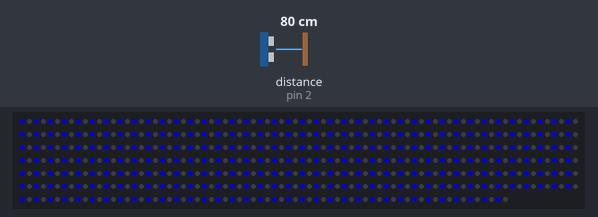
The sketch below on a simulated Arduino Uno, built with avr-gcc and run on an emulated ATmega328P. Shown: 550 RGB LEDs in strip order, left to right, continuing on the next row. The inputs (shaded band) are chosen by the test bench; at power-on: distance to the obstacle (sensor on pin 2) 80 cm. The echo pulse lasts 58.3 µs per cm; dim RGB values are drawn brighter than linear.

Above: at 0.1 s.
At 20.1 s:
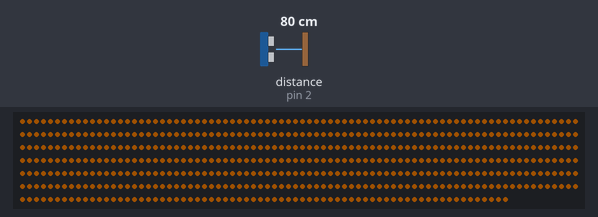
At 80.0 s:
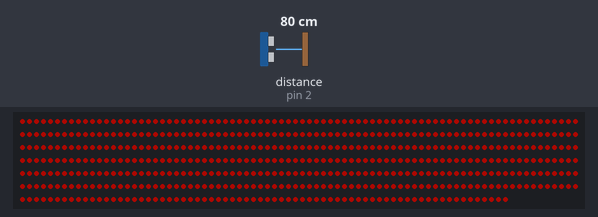

The sketch:

ButtonMiddleTree.ino
```cpp
#include <Adafruit_NeoPixel.h>
#ifdef __AVR__
#include <avr/power.h> // Required for 16 MHz Adafruit Trinket
#endif

// Which pin on the Arduino is connected to the NeoPixels?
// On a Trinket or Gemma we suggest changing this to 1:
#define LED_PIN    6

// How many NeoPixels are attached to the Arduino?
#define LED_COUNT 550

// Declare our NeoPixel strip object:
Adafruit_NeoPixel strip(LED_COUNT, LED_PIN, NEO_GRB + NEO_KHZ800);
// Argument 1 = Number of pixels in NeoPixel strip
// Argument 2 = Arduino pin number (most are valid)
// Argument 3 = Pixel type flags, add together as needed:
//   NEO_KHZ800  800 KHz bitstream (most NeoPixel products w/WS2812 LEDs)
//   NEO_KHZ400  400 KHz (classic 'v1' (not v2) FLORA pixels, WS2811 drivers)
//   NEO_GRB     Pixels are wired for GRB bitstream (most NeoPixel products)
//   NEO_RGB     Pixels are wired for RGB bitstream (v1 FLORA pixels, not v2)
//   NEO_RGBW    Pixels are wired for RGBW bitstream (NeoPixel RGBW products)


//Values used to test, without loosing the calibrated values
//unsigned long gunshotTime[] = {51800, 69100, 112000, 275000};
//unsigned long gunshotEnd[] = {55800, 73000, 116000};

//Papa Bois Values: values needed to be calibrated taking into account that the pixels take roughly 5 secs to change
unsigned long gunshotTime[] = {39200, 51500, 79900, 150000};
unsigned long gunshotEnd[] = {43000, 55500, 83200};

//RGB Values of the NeoPixels
int Rcolor, Gcolor, Bcolor, treeBright;
int UltraRcolor, UltraGcolor, UltraBcolor, UltraTreeBright;

const int ledPin =  8;// the number of the LED pin

// Variables will change:
boolean gunRing = false;       // boolean used to determine whether to prioritise sound values or ultrasonic values

const int pingPin = 3; // Trigger Pin of Ultrasonic Sensor
const int echoPin = 2; // Echo Pin of Ultrasonic Sensor

unsigned long UltraPreviousMillis = 0;

const long UltraInterval = 100;


void setup() {
  // put your setup code here, to run once:

//  Serial.begin(9600);
  Rcolor = 0;
  Gcolor = 150;
  Bcolor = 0;
  treeBright = 50;

  UltraRcolor = 0;
  UltraGcolor = 150;
  UltraBcolor = 0;
  UltraTreeBright = 150;

#if defined(__AVR_ATtiny85__) && (F_CPU == 16000000)
  clock_prescale_set(clock_div_1);
#endif
  // END of Trinket-specific code.

  strip.begin();           // INITIALIZE NeoPixel strip object (REQUIRED)

  // initiating with blue and giving a delay so as to set up all the trees before the music starts
  for (int i = 0; i < strip.numPixels(); i += 2) {
    strip.setPixelColor(i, strip.Color(0, 0, 150));
  }
  strip.show();
  //  Turn OFF all pixels ASAP
  strip.setBrightness(treeBright); // Set BRIGHTNESS to about 1/5 (max = 255)

  pinMode(echoPin, INPUT);

  delay(20000);
}

void loop() {
  // put your main code here, to run repeatedly:


  CheckTime();
  ultraSonicMeasure();
  DistPix(strip.Color(UltraRcolor,   UltraGcolor,   UltraBcolor)); // Red);
  //  SoundPix(strip.Color(Rcolor,   Gcolor,   Bcolor)); // Red

}


//Checks the time of millis and change color when the gun shot rings (coded to music)
void CheckTime() {
  unsigned long currentMillis = millis();

  int i = 0;

  //    if (i<3) {
  for (int i = 0; i < 3; i++) {
    if (currentMillis > gunshotTime[i] && currentMillis < gunshotEnd[i]) {
      gunRing = true;
      UltraRcolor = 255;
      UltraGcolor = 15;
      UltraBcolor = 0;
      //      ledState = HIGH;
      treeBright = 50 * (i + 2);
    } else if (currentMillis > gunshotEnd[i] && currentMillis < gunshotTime[i + 1]) {
      gunRing = false;
    }
  }
  //      i++;
}
//}

//Measures how far someone is from the tree
void ultraSonicMeasure() {

  unsigned long UltraCurrentMillis = millis();

  if (UltraCurrentMillis - UltraPreviousMillis >= UltraInterval) {
    UltraPreviousMillis = UltraCurrentMillis;

    long duration, inches, cm;
    pinMode(pingPin, OUTPUT);
    digitalWrite(pingPin, LOW);
    delayMicroseconds(2);
    digitalWrite(pingPin, HIGH);
    delayMicroseconds(10);
    digitalWrite(pingPin, LOW);

    duration = pulseIn(echoPin, HIGH);
    inches = microsecondsToInches(duration);
    cm = microsecondsToCentimeters(duration);

//    Serial.println(cm);

    //    if (gunRing == false) {

    //      for (int i = 1; i < strip.numPixels(); i += 2) { // For each pixel...

    if (cm <= 100 && gunRing == false) {
      // pixels.Color() takes RGB values, from 0,0,0 up to 255,255,255
      // Here we're using a moderately bright green color:

      UltraRcolor = map(cm, 50, 5, 200, 255);
      UltraGcolor = map(cm, 50, 5, 50, 0);

    }

    else  if (cm > 100 && gunRing == false) {
      UltraRcolor = 0;
      UltraGcolor = 150;
      UltraBcolor = 0;
      //      ledState = LOW;
      treeBright = 50;
    }

  }

}


//UPDATED: Shows all the pixels:
//Displays the odd pixels based on distance
void DistPix(uint32_t color) {
  for (int i = 0; i < strip.numPixels(); i ++) { // For each pixel in strip...
    strip.setPixelColor(i, color);         //  Set pixel's color (in RAM)
    //    strip.show();                          //  Update strip to match
    //    delay(wait);                           //  Pause for a moment
    //    strip.setBrightness(UltraTreeBright);
  }
  strip.show();
}

//turns microseconds to inches and centimeters
long microsecondsToInches(long microseconds) {
  return microseconds / 74 / 2;
}

long microsecondsToCentimeters(long microseconds) {
  return microseconds / 29 / 2;
}
```

Measured:
- what the display in image 1 shows lasts 19.1 s, from 20.1 s to 39.2 s
- what the display in image 2 shows lasts 3.4 s, from 79.9 s to 83.3 s
